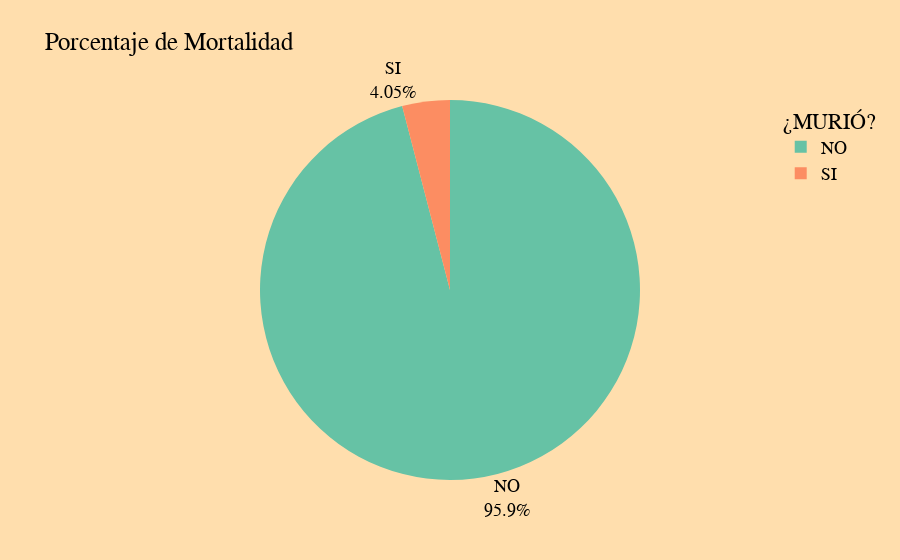

The cell this chart's notebook holds for it:
### Code cell
fig2.update_traces(textposition ='outside',
                  textinfo = 'label+percent')
fig2.update_layout(paper_bgcolor='navajowhite',
                  legend_title = '¿MURIÓ?',
                  font = dict(
                      family = "Helvetica",
                      size = 18,
                      color = 'black'
                  ))

fig2.show();

### Figure 1 — Plotly figure (JSON) as saved in the notebook; plotly's stock layout.template omitted (floating-point values rounded to 4 significant figures)
{"data": [{"domain": {"x": [0, 1], "y": [0, 1]}, "hovertemplate": "Status=%{label}<br>Count=%{value}<extra></extra>", "labels": ["NO", "SI"], "legendgroup": "", "name": "", "showlegend": true, "textinfo": "label+percent", "textposition": "outside", "type": "pie", "values": [1279, 54]}], "layout": {"font": {"color": "black", "family": "Helvetica", "size": 18}, "legend": {"title": {"text": "¿MURIÓ?"}, "tracegroupgap": 0}, "paper_bgcolor": "navajowhite", "piecolorway": ["rgb(102,194,165)", "rgb(252,141,98)", "rgb(141,160,203)", "rgb(231,138,195)", "rgb(166,216,84)", "rgb(255,217,47)", "rgb(229,196,148)", "rgb(179,179,179)"], "title": {"text": "Porcentaje de Mortalidad"}}}
